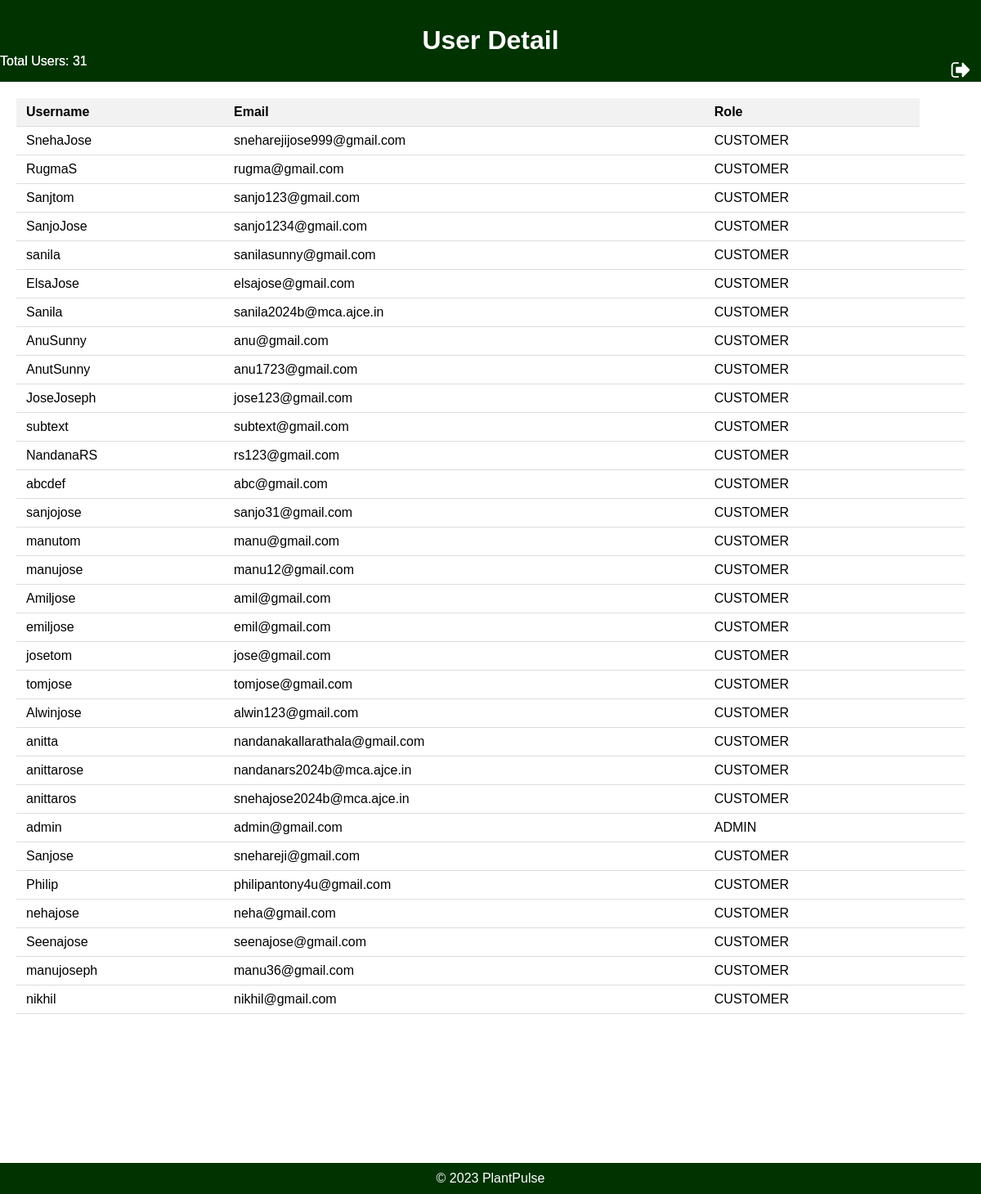
The page /user/ on the database as committed earlier.
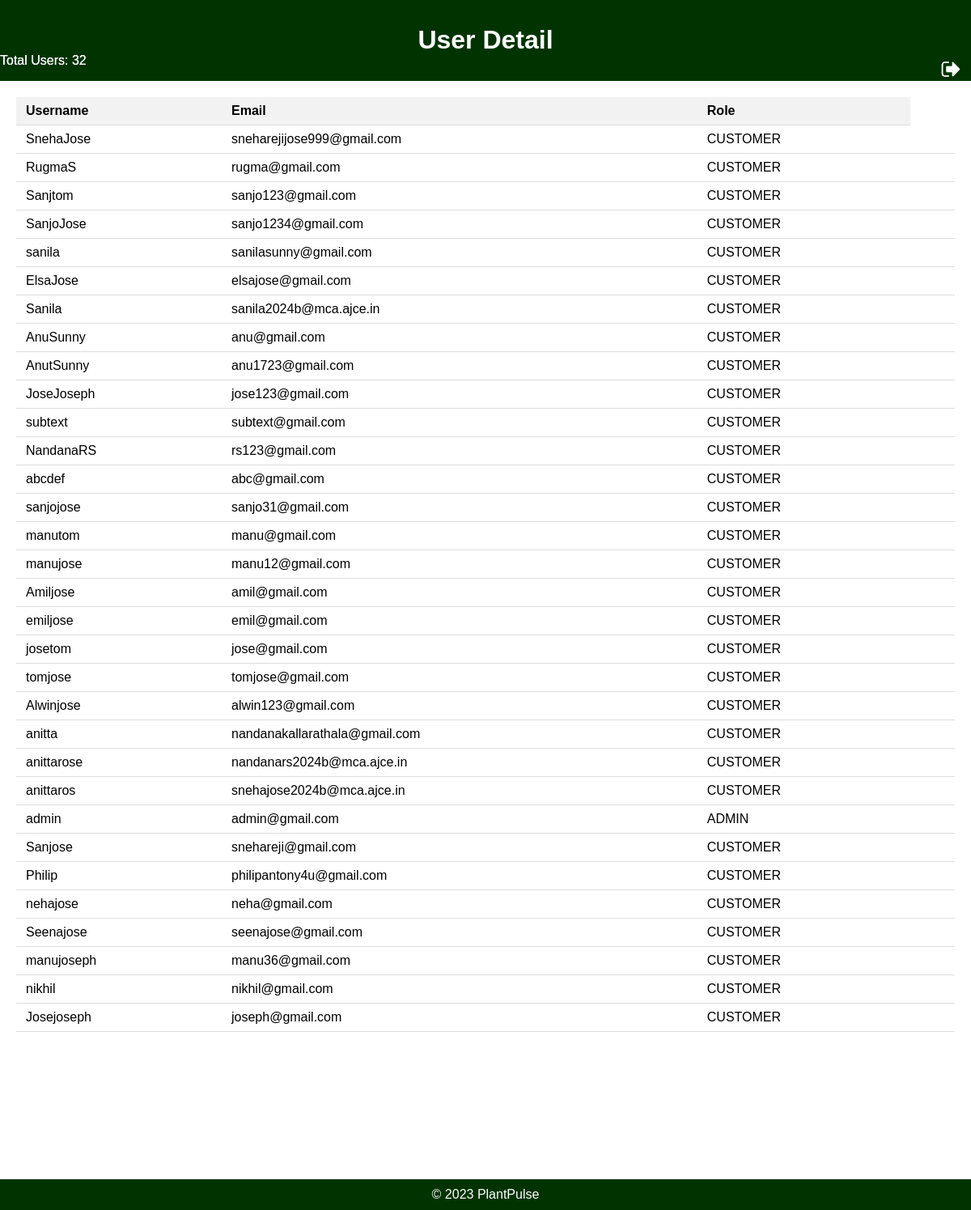
The same page on the database as committed later.
### appplant/models.py (models this page shows)
class User(AbstractUser):
    email = models.EmailField(unique=True)
    USERNAME_FIELD = 'email'
    REQUIRED_FIELDS = ['first_name', 'last_name','username']
    class Role (models.TextChoices):
        ADMIN = "ADMIN",'Admin'
        CUSTOMER = "CUSTOMER",'CUSTOMER'
        BOTANIST = "BOTANIST", 'BOTANIST'
        HORTICULTURE = "HORTICULTURE", 'HORTICULTURE'
    role = models.CharField(max_length=50, choices= Role.choices)

### appplant/views.py (the view)
# urls.py: path('user/',views.user_r,name="user"),
def user_r(request):
    user_s = User.objects.all()  # Fetch all products
    return render(request, 'user.html', {'user_s': user_s})

### templates/user.html (shortened to what this page needs)
{% load static %}
<!DOCTYPE html>
<html lang="en">
<head>
</head>
<body>
    <div class="header">
        <h1>User Detail</h1>
            <a href="{% url 'adminpanel' %}"><img src="{% static 'images/log4.png' %}" alt="Cart" class="Cart-icon" style="margin-right: 10px;"></a>
            <div class="user_no">
                <p>Total Users: {{ user_s|length }}</p>
            </div>
    </div>
    <div class="container">
        <table>
            <tr>
                <th>Username</th>
                <th>Email</th>
                <th>Role</th>
            </tr>
            {% for user in user_s %}
            <tr>
                <td>{{ user.username }}</td>
                <td>{{ user.email }}</td>
                <td>{{ user.role }}</td>
                <td>
                </td>
            </tr>
            {% endfor %}
            <div class="user_no">
                <p>Total Users: {{ user_s|length }}</p>
            </div>
        </table>
    </div>
<br><br><br><br><br><br><br><br><br>
    <div class="footer">
        &copy; 2023 PlantPulse
    </div>
</body>
</html>

Rows that differ between the two databases and show on the page:
added User: username "Josejoseph", email "joseph@gmail.com", role "CUSTOMER"
Other text that changed with them:
{{ user_s|length }}: "31" → "32"
